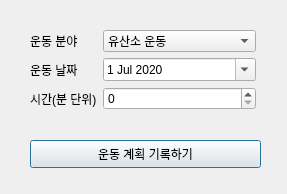
<?xml version="1.0" encoding="UTF-8"?>
<ui version="4.0">
 <class>Dialog</class>
 <widget class="QDialog" name="Dialog">
  <property name="geometry">
   <rect>
    <x>0</x>
    <y>0</y>
    <width>287</width>
    <height>194</height>
   </rect>
  </property>
  <property name="windowTitle">
   <string>Dialog</string>
  </property>
  <widget class="QPushButton" name="record_btn">
   <property name="geometry">
    <rect>
     <x>30</x>
     <y>140</y>
     <width>231</width>
     <height>28</height>
    </rect>
   </property>
   <property name="text">
    <string>운동 계획 기록하기</string>
   </property>
  </widget>
  <widget class="QWidget" name="formLayoutWidget">
   <property name="geometry">
    <rect>
     <x>30</x>
     <y>30</y>
     <width>226</width>
     <height>91</height>
    </rect>
   </property>
   <layout class="QFormLayout" name="formLayout_2">
    <item row="0" column="0">
     <widget class="QLabel" name="label">
      <property name="text">
       <string>운동 분야</string>
      </property>
     </widget>
    </item>
    <item row="0" column="1">
     <widget class="QComboBox" name="category">
      <property name="cursor">
       <cursorShape>PointingHandCursor</cursorShape>
      </property>
      <item>
       <property name="text">
        <string>유산소 운동</string>
       </property>
      </item>
      <item>
       <property name="text">
        <string>근력 운동</string>
       </property>
      </item>
      <item>
       <property name="text">
        <string>스트레칭</string>
       </property>
      </item>
     </widget>
    </item>
    <item row="1" column="0">
     <widget class="QLabel" name="label_3">
      <property name="text">
       <string>운동 날짜</string>
      </property>
     </widget>
    </item>
    <item row="1" column="1">
     <widget class="QDateEdit" name="date_edit">
      <property name="dateTime">
       <datetime>
        <hour>0</hour>
        <minute>0</minute>
        <second>0</second>
        <year>2020</year>
        <month>7</month>
        <day>1</day>
       </datetime>
      </property>
      <property name="calendarPopup">
       <bool>true</bool>
      </property>
      <property name="date">
       <date>
        <year>2020</year>
        <month>7</month>
        <day>1</day>
       </date>
      </property>
     </widget>
    </item>
    <item row="2" column="0">
     <widget class="QLabel" name="label_5">
      <property name="text">
       <string>시간(분 단위)</string>
      </property>
     </widget>
    </item>
    <item row="2" column="1">
     <widget class="QSpinBox" name="time"/>
    </item>
   </layout>
  </widget>
 </widget>
 <resources/>
 <connections/>
</ui>
